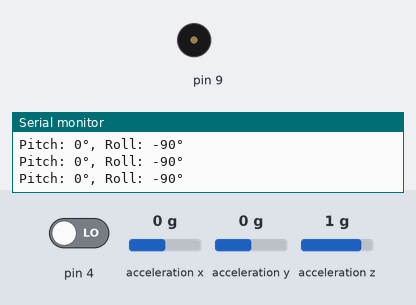
The program below on a simulated Arduino Nano, built with avr-gcc and run on an emulated ATmega328P. Shown: buzzer (waves = sounding), the last lines printed to the serial monitor. Wiring (inferred from the names in the program): MPU-6050 motion sensor at I2C address 0x68. The inputs (shaded band) are chosen by the test bench; at power-on: acceleration x 0 g, acceleration z 1 g, pin 4 LOW, acceleration y 0 g.

Above: at 7.8 s.
7.9 s: acceleration x set to -1.4 g
10.9 s: acceleration z set to 0.7 g
At 13.1 s:
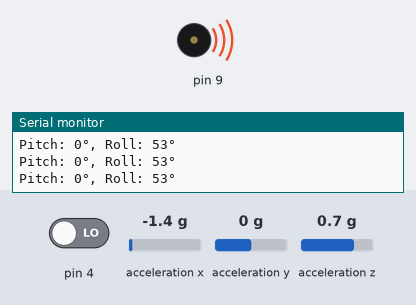
Timing chart, 0 to 14.6 s (numbered marks = the images above; inputs shaded):
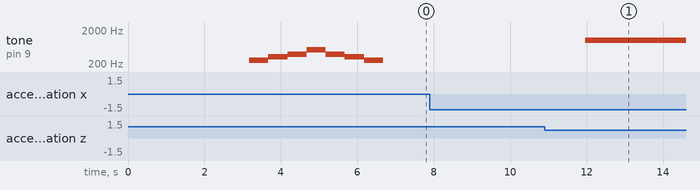

Measured:
- the behaviour switches between 0.9 and 0.8 g on acceleration z (found by bisection; images 0 and 1)
- after the input at 10.9 s, tone on pin 9: silent → 1000 Hz after 1.1 s
- by itself, tone on pin 9: plays 261 Hz for 0.50 s, 329 Hz for 0.50 s, 392 Hz for 0.50 s, 523 Hz for 0.50 s, 392 Hz for 0.50 s, 329 Hz for 0.50 s … (7 notes in this stretch)

The program:

main.cpp
```cpp
#include <Arduino.h>
#include <Wire.h>


float accX_offset, accY_offset, accZ_offset;
const int MPU_ADDR = 0x68;
float pitch, roll;
float accX, accY, accZ;


const float noteFrequencies[7] = {
    261.63, 329.63, 392.00, 523.25, // No more tweaks, no more fuss,
    392.00, 329.63, 261.63,

};
// float gyroX, gyroY, gyroZ;
// float alpha = 0; // ratio of gyro to acc usage, (relative to gyro)

bool beeping = false;
int posture_delay = 1000; //miliseconds
float now, then;
float accPitch, accRoll;

bool debounce1 = false;
float pfreedom = 18;

float rfreedom = 18;

//const float noiseThreshold = 0.0;

void readData(){
  Wire.beginTransmission(MPU_ADDR);
  Wire.write(0x3B);
  Wire.endTransmission(false);

  Wire.requestFrom(MPU_ADDR, 8, true);

  // 1g = 2^14 = 16394 steps
  // each acc and gyro value are 2 bytes

  accX = ((Wire.read()<<8 | Wire.read()) - accX_offset) / 16384.0;
  accY = ((Wire.read()<<8 | Wire.read()) - accY_offset) / 16384.0;
  accZ = ((Wire.read()<<8 | Wire.read()) - accZ_offset) / 16384.0;

  Wire.read();Wire.read();

  // gyroX = ((Wire.read()<<8 | Wire.read()) - gyroX_offset) / 131.0;
  // gyroY = ((Wire.read()<<8 | Wire.read()) - gyroY_offset) / 131.0;
  // gyroZ = ((Wire.read()<<8 | Wire.read()) - gyroZ_offset) / 131.0;
}

void calibration(){
  int32_t ax = 0, ay = 0, az = 0;
  // int32_t gx = 0, gy = 0, gz = 0;

  const int samples = 500;
  for (int i = 0; i<samples; i++){
    Wire.beginTransmission(MPU_ADDR);
    // begin reading at 0x3B
    // mpu6050 registries
    // https://invensense.tdk.com/wp-content/uploads/2015/02/MPU-6000-Register-Map1.pdf
    Wire.write(0x3B);
    Wire.endTransmission(false);

    Wire.requestFrom(MPU_ADDR, 8, true);

    ax += (Wire.read()<<8 | Wire.read());
    ay += (Wire.read()<<8 | Wire.read());
    az += (Wire.read()<<8 | Wire.read());

    Wire.read();Wire.read();

    // gx += (Wire.read()<<8 | Wire.read());
    // gy += (Wire.read()<<8 | Wire.read());
    // gz += (Wire.read()<<8 | Wire.read());

    delay(5);
  }
  for (int i = 0; i<7; i++){
    tone(9, noteFrequencies[i]);
    delay(500);}


  accX_offset = ax / samples - 16384.0;
  accY_offset = ay / samples;
  accZ_offset = (az / samples);

  // gyroX_offset = gx / samples;
  // gyroY_offset = gy / samples;
  // gyroZ_offset = gz / samples;
}

void setup(){
  pinMode(9, OUTPUT);
  Serial.begin(9600);
  Wire.begin();

  Wire.beginTransmission(MPU_ADDR);
  Wire.write(0x6B);
  Wire.write(0);
  Wire.endTransmission();

  delay(100);

  Serial.println("begin calibration");
  calibration();
  Serial.println("end calibration");

  // last = millis();
}

void loop(){

  readData();

  // now = millis();
  // float dt = (now-last)/1000.0;
  // last = now;

  accPitch = atan2(accY, sqrt(accX * accX + accZ * accZ)) * 180 / PI;
  accRoll  = atan2(-accX, sqrt(accY * accY + accZ * accZ)) * 180 / PI;

  // pitch += gyroY*dt;
  // roll += gyroX*dt;

  Serial.print("Pitch: ");
  Serial.print(accPitch, 0);
  Serial.print("°, Roll: ");
  Serial.print(accRoll, 0);
  Serial.println("°");

  // Serial.print("accX: ");
  // Serial.print(accX, 2);
  // Serial.print(" | accY: ");
  // Serial.print(accY, 2);
  // Serial.print(" | accZ: ");
  // Serial.println(accZ, 2);

  // if (abs(pitch) < noiseThreshold) pitch = 0.0;
  // if (abs(roll)  < noiseThreshold) roll  = 0.0;
  // if (abs(accPitch) < noiseThreshold) accPitch = 0.0;
  // if (abs(accRoll)  < noiseThreshold) accRoll  = 0.0;


  // checking posture
  if (pfreedom<abs(accPitch) || (90-rfreedom)>abs(accRoll)) {
    now = millis();
    if (beeping == false){
      then = millis();
      beeping = true;
    }
    // wait 2 secs for constant bent posture
    if (now - then > posture_delay){
      tone(9, 1000);
    }
  }
  else{
    noTone(9);
    beeping = false;
  }

  if (digitalRead(4) && debounce1 == false){
    debounce1 = true;
    calibration();
  }

  if (not digitalRead(4)){
    debounce1 = false;
  }
  // Serial.print("Pitch: ");
  // Serial.print(pitch, 0);
  // Serial.print("°, Roll: ");
  // Serial.print(roll, 0);
  // Serial.println("°");

}
```
